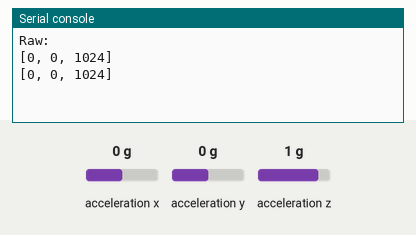
Bench run of a program on a simulated Raspberry Pi Pico running CircuitPython. Shown: the last lines printed to the serial console. The inputs (shaded band) are chosen by the test bench; at power-on: acceleration x 0 g, acceleration y 0 g, acceleration z 1 g.

Above: at 5.0 s.
5.1 s: acceleration x set to -1.4 g
At 7.0 s:
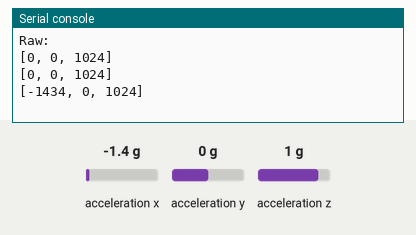
9.0 s: acceleration y set to -1.4 g
At 9.3 s:
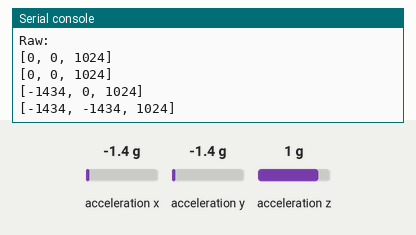
16.5 s: acceleration z set to -1.4 g
At 18.7 s:
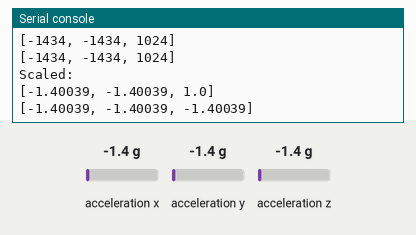
Timing chart, 0 to 20.2 s (numbered marks = the images above; inputs shaded):
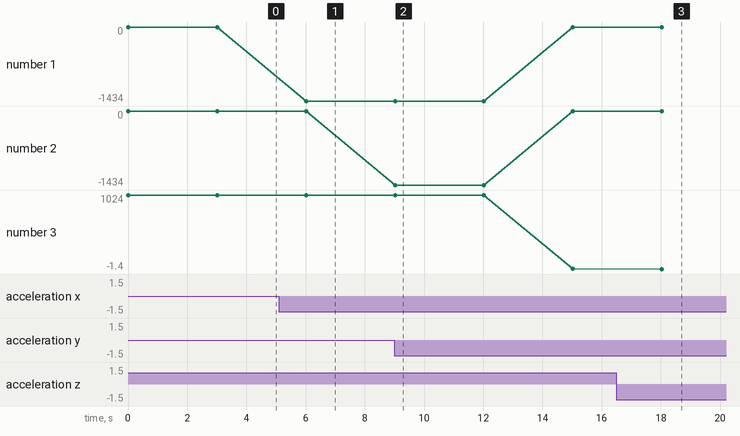

Measured:
- after the input at 5.1 s, the serial console: prints a new line after 0.92 s (image 1)
- after the input at 9.0 s, the serial console: prints a new line at once (image 2)
- after the input at 16.5 s, the serial console: prints a new line after 1.5 s (image 3)
- plotted number 1: 0 → -1434 after the input at 5.1 s

The program:

mma8452_cpython.py
```python
# MMA8452 Example

'''
CircuitPython Class for MMA8452 sensor

Adapted form Sparkfun Arduino library
https://github.com/sparkfun/SparkFun_MMA8452Q_Arduino_Library

'''
import struct

class MMA8452():
    # Constructor
    def __init__(self, i2c=None, addr=0x1C):
        # check parameters
        if i2c is None:
            raise ValueError("I2C not specified")
        else:
            self.i2c = i2c
        self.addr = addr

        # registers
        self.STATUS_MMA8452Q = 0x00
        self.OUT_X_MSB = 0x01
        self.OUT_X_LSB = 0x02
        self.OUT_Y_MSB = 0x03
        self.OUT_Y_LSB = 0x04
        self.OUT_Z_MSB = 0x05
        self.OUT_Z_LSB = 0x06
        self.SYSMOD = 0x0B
        self.INT_SOURCE = 0x0C
        self.WHO_AM_I = 0x0D
        self.XYZ_DATA_CFG = 0x0E
        self.HP_FILTER_CUTOFF = 0x0F
        self.PL_STATUS = 0x10
        self.PL_CFG = 0x11
        self.PL_COUNT = 0x12
        self.PL_BF_ZCOMP = 0x13
        self.P_L_THS_REG = 0x14
        self.FF_MT_CFG = 0x15
        self.FF_MT_SRC = 0x16
        self.FF_MT_THS = 0x17
        self.FF_MT_COUNT = 0x18
        self.TRANSIENT_CFG = 0x1D
        self.TRANSIENT_SRC = 0x1E
        self.TRANSIENT_THS = 0x1F
        self.TRANSIENT_COUNT = 0x20
        self.PULSE_CFG = 0x21
        self.PULSE_SRC = 0x22
        self.PULSE_THSX = 0x23
        self.PULSE_THSY = 0x24
        self.PULSE_THSZ = 0x25
        self.PULSE_TMLT = 0x26
        self.PULSE_LTCY = 0x27
        self.PULSE_WIND = 0x28
        self.ASLP_COUNT = 0x29
        self.CTRL_REG1 = 0x2A
        self.CTRL_REG2 = 0x2B
        self.CTRL_REG3 = 0x2C
        self.CTRL_REG4 = 0x2D
        self.CTRL_REG5 = 0x2E
        self.OFF_X = 0x2F
        self.OFF_Y = 0x30
        self.OFF_Z = 0x31

        # scales
        self.SCALE_2G = 2
        self.SCALE_4G = 4
        self.SCALE_8G = 8

        # data rates
        self.ODR_800 = 0
        self.ODR_400 = 1
        self.ODR_200 = 2
        self.ODR_100 = 3
        self.ODR_50 = 4
        self.ODR_12 = 5
        self.ODR_6 = 6
        self.ODR_1 = 7

        # orientations
        self.PORTRAIT_U = 0
        self.PORTRAIT_D = 1
        self.LANDSCAPE_R = 2
        self.LANDSCAPE_L = 3
        self.LOCKOUT = 0x40

        # system mode
        self.SYSMOD_STANDBY = 0
        self.SYSMOD_WAKE = 1
        self.SYSMOD_SLEEP = 2

    # Sensor init
    def begin(self):
        if self.readRegister(self.WHO_AM_I) != 42:
            return False
        self.scale = self.SCALE_2G
        self.odr = self.ODR_800
        self.setScale(self.scale)
        self.setDataRate(self.odr)
        self.setupPL() # Portrait / Landscape detection
        self.setupTap(0x80, 0x80, 0x80) # disable
        return True

    # Get raw acceleration
    # data in registers: hhhhhhhh llll0000
    def getRawAcel(self):
        acel = struct.unpack(">hhh", self.readRegisters (self.OUT_X_MSB, 6))
        return [a >> 4 for a in acel]

    # Get scaled acceleration
    def getCalclulatedAcel(self):
        return [float(a)/float(1 << 11)*float(self.scale) for a in self.getRawAcel()]

    # Test is new data available
    def available(self):
        return (self.readRegister(self.STATUS_MMA8452Q) & 0x08) != 0

    # Selects scale
    def setScale(self, fsr):
        if not fsr in (self.SCALE_2G, self.SCALE_4G, self.SCALE_8G):
            raise ValueError("Invalid scale")

        # Scale can only be changed in standby mode
        if self.isActive():
            self.standby()

        # Update config
        cfg = self.readRegister(self.XYZ_DATA_CFG)
        cfg = (cfg & 0xFC) | (fsr >> 2)
        self.writeRegister(self.XYZ_DATA_CFG, cfg)

        # Goes to active mode
        self.active()

    # Selects data rate (ODR)
    def setDataRate(self, odr):
        if not odr in (self.ODR_800, self.ODR_400, self.ODR_200, self.ODR_100,
                       self.ODR_50, self.ODR_12, self.ODR_6, self.ODR_1):
            raise ValueError("Invalid data rate")

        # can only be changed in standby mode
        if self.isActive():
            self.standby()

        # Update config
        ctrl = self.readRegister(self.CTRL_REG1)
        ctrl = (ctrl & 0xC7) | (odr << 3)
        self.writeRegister(self.CTRL_REG1, ctrl)

        # Goes to active mode
        self.active()

    # Set tap detection
    def setupTap(self, xThs, yThs, zThs):
        # can only be changed in standby mode
        if self.isActive():
            self.standby()

        # Update config
        temp = 0x40
        if (xThs & 0x80) == 0:
            temp |= 0x03
            self.writeRegister(self.PULSE_THSX, xThs)
        if (yThs & 0x80) == 0:
            temp |= 0x0C
            self.writeRegister(self.PULSE_THSY, yThs)
        if (zThs & 0x80) == 0:
            temp |= 0x30
            self.writeRegister(self.PULSE_THSZ, zThs)
        self.writeRegister(self.PULSE_CFG, temp)
        self.writeRegister(self.PULSE_TMLT, 0x30)
        self.writeRegister(self.PULSE_LTCY, 0xA0)
        self.writeRegister(self.PULSE_WIND, 0xFF)

        # Goes to active mode
        self.active()

    # Read tap status
    def readTap(self):
        tapStat = self.readRegister(self.PULSE_SRC)
        if (tapStat & 0x80) != 0:
            return tapStat & 0x7F
        else:
            return 0

    # Set portrait/landscape detection
    def setupPL(self):
        # can only be changed in standby mode
        if self.isActive():
            self.standby()

        # Update config
        self.writeRegister(self.PL_CFG, self.readRegister(self.PL_CFG) | 0x40)
        self.writeRegister(self.PL_COUNT, 0x50)

        # Goes to active mode
        self.active()

    # Read portrait/landscape status
    def readPL(self):
        plStat = self.readRegister(self.PL_STATUS)
        if (plStat & 0x40) != 0:
            return self.LOCKOUT
        else:
            return (plStat & 0x06) >> 1

    # Orientation tests
    def isRight(self):
        return self.redPL() == self.LANDSCAPE_R

    def isLeft(self):
        return self.redPL() == self.LANDSCAPE_L

    def isUp(self):
        return self.redPL() == self.LANDSCAPE_U

    def isDown(self):
        return self.redPL() == self.LANDSCAPE_D

    def isFlat(self):
        return self.redPL() == self.LOCKOUT

    # Enter standby mode
    def standby(self):
        c = self.readRegister(self.CTRL_REG1)
        self.writeRegister(self.CTRL_REG1, c & 0xFE)

    # Enter active mode
    def active(self):
        c = self.readRegister(self.CTRL_REG1)
        self.writeRegister(self.CTRL_REG1, c | 0x01)

    # Check if active
    def isActive(self):
        state = self.readRegister(self.SYSMOD) & 0x03
        return state != self.SYSMOD_STANDBY

    # Read a register
    def readRegister(self, reg):
        selreg = bytearray([reg])
        data = bytearray(1)
        i2c.try_lock()
        i2c.writeto_then_readfrom(self.addr, selreg, data)
        i2c.unlock()
        return data[0]

    # Read multiple registers
    def readRegisters(self, reg, nregs):
        selreg = bytearray([reg])
        result = bytearray(nregs)
        i2c.try_lock()
        i2c.writeto_then_readfrom(self.addr, selreg, result)
        i2c.unlock()
        return result

    # Write into a register
    def writeRegister(self, reg, value):
        i2c.try_lock()
        i2c.writeto(self.addr, bytearray([reg, value]))
        i2c.unlock()

if __name__ == "__main__":
    '''
        Quick test
    '''
    import board
    from digitalio import DigitalInOut, Pull
    from busio import I2C
    from time import sleep

    i2c = I2C(sda=board.GP16, scl=board.GP17)
    sensor = MMA8452(i2c)
    if not sensor.begin():
        print ("Sensor not found")
    else:
        sensor.active()
        print ("Raw:")
        for i in range(0, 5):
            while not sensor.available:
                pass
            print (sensor.getRawAcel())
            sleep(3)
        print ("Scaled:")
        for i in range(0, 5):
            while not sensor.available:
                pass
            print (sensor.getCalclulatedAcel())
            sleep(3)
        print ("Position:")
        sensor.setupPL()
        oldpos = -1
        while True:
            sleep (0.3)
            newpos = sensor.readPL()
            if newpos == oldpos:
                continue
            oldpos = newpos
            if newpos == sensor.LOCKOUT:
                print ("Laying down")
            elif newpos == sensor.LANDSCAPE_R:
                print ("Landscape facing right")
            elif newpos == sensor.LANDSCAPE_L:
                print ("Landscape facing left")
            elif newpos == sensor.PORTRAIT_U:
                print ("Portrait facing up")
            elif newpos == sensor.PORTRAIT_D:
                print ("Portrait facing down")
            else:
                print ("Invalid position: "+str(newpos))
```
